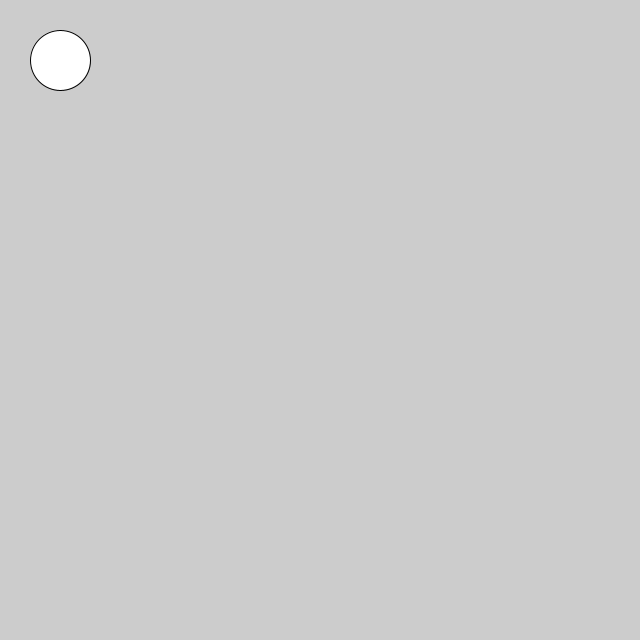
Frame 1 (no input)
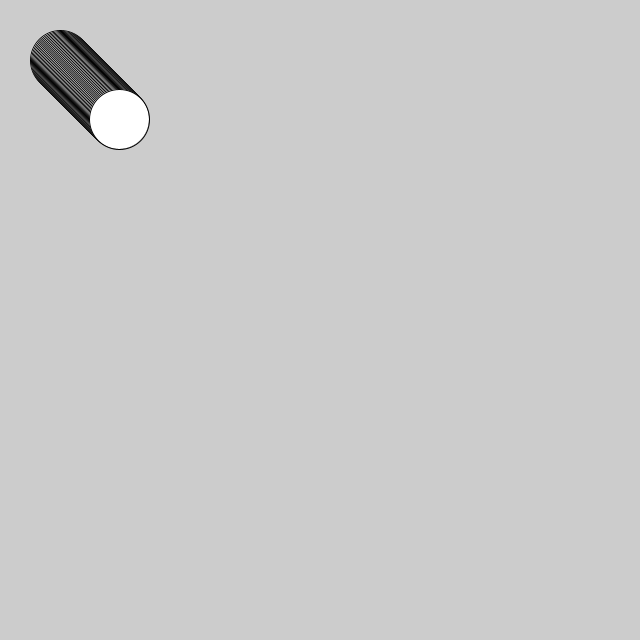
Frame 60 (the mouse pressed at the canvas centre just before this capture)
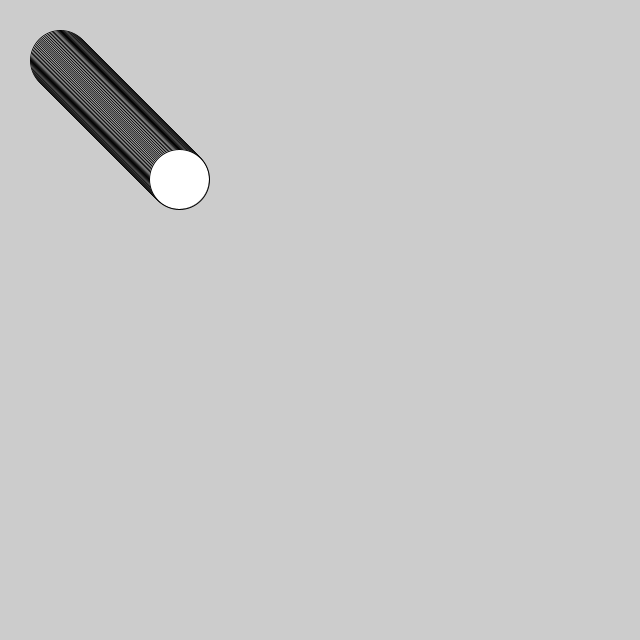
Frame 120 (the mouse held since frame 60 and released just before this capture)

The Processing sketch that drew these frames (run headless with seeded random() and noise(); from frame 60 on, the mouse is pressed at the canvas centre):

// Processing sketch: Follow_mouse
// ── Follow_mouse.pde
int x=60;
int y=60;
int c=1;

void setup(){
  size(640,640);
}

void draw(){
  ellipse(x,y,60,60);
  x=x+c;
  y=y+c;
  if(x>width-30){
    c=-1;
  }
  if(x<30){
    c=1;
  }
}

void mousePressed(){
  line(x,y,mouseX,mouseY);
}
